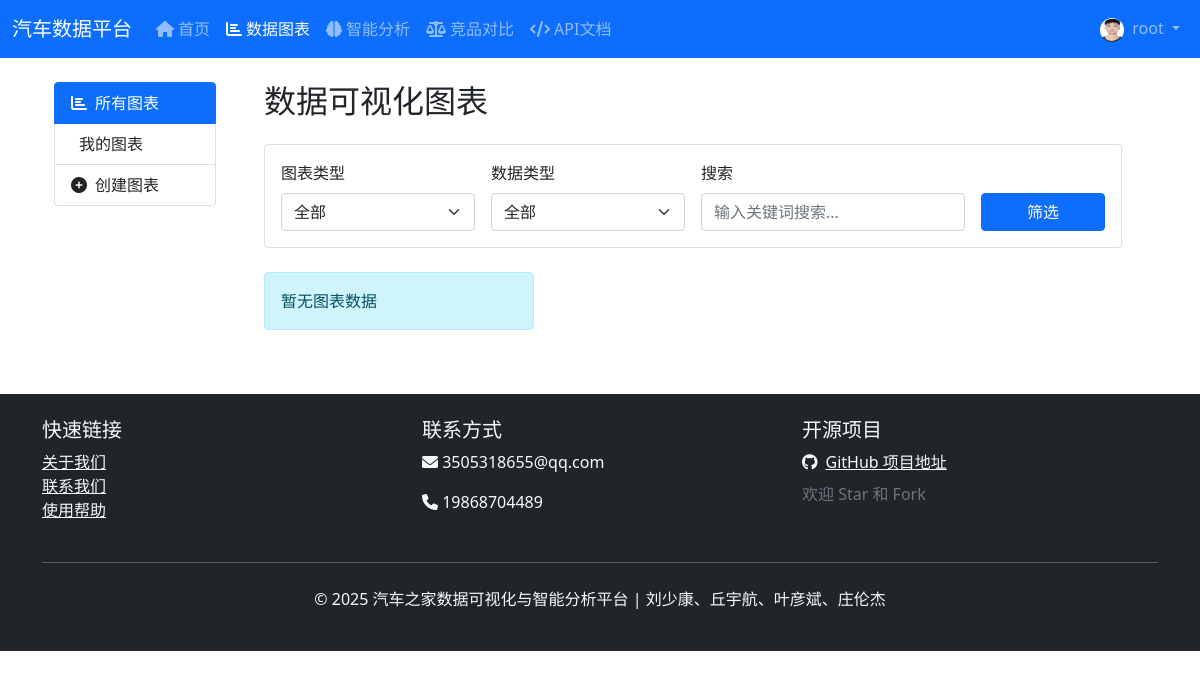
Page /visualization/charts/ (signed in) on the earlier database version.
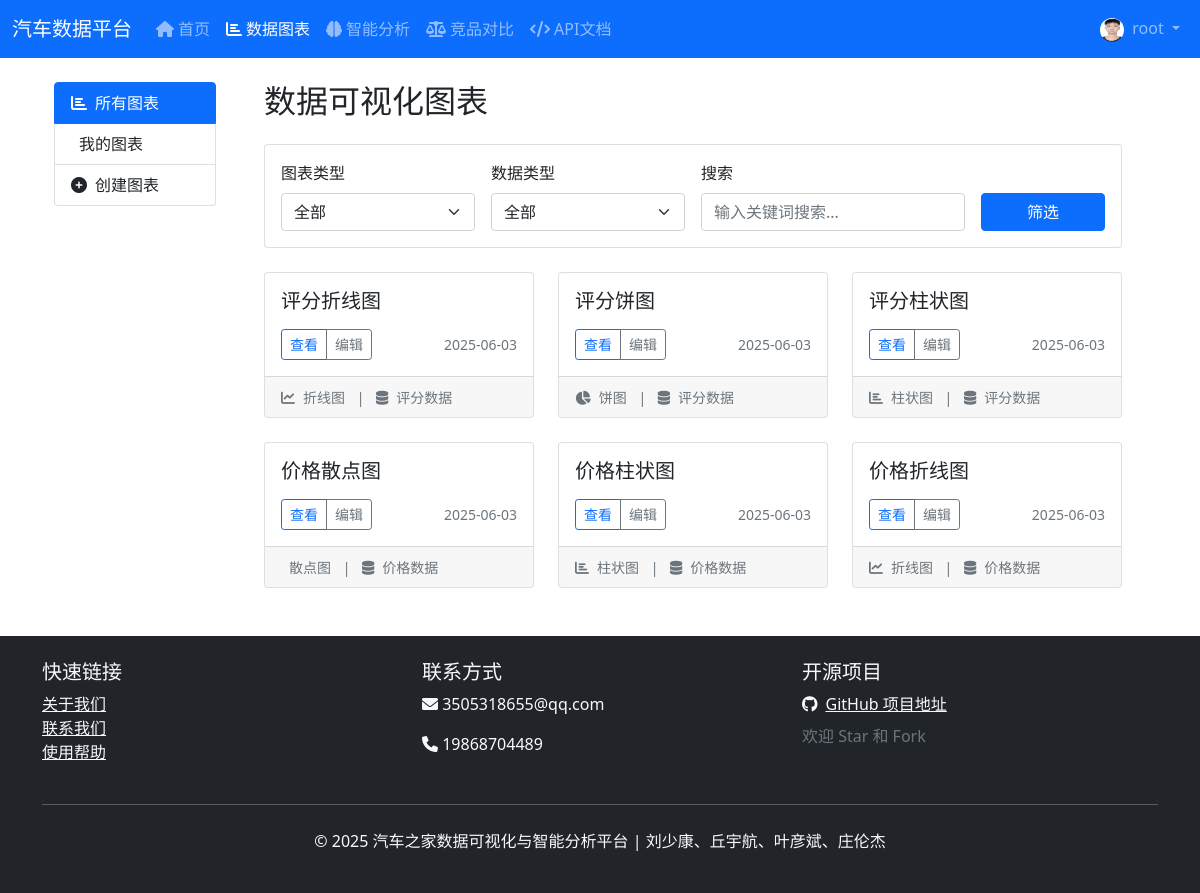
Same page on the later database version.
### visualization/models.py (models this page shows, shortened)
class Chart(models.Model):
    CHART_TYPES = (
        ('line', '折线图'),
        ('bar', '柱状图'),
        ('pie', '饼图'),
        ('scatter', '散点图'),
        ('heatmap', '热力图'),
        ('radar', '雷达图'),
    )
    DATA_TYPES = (
        ('sales', '销量数据'),
        ('price', '价格数据'),
        ('rating', '评分数据'),
        ('comment', '评论数据'),
    )
    title = models.CharField(max_length=100, verbose_name='图表标题')
    description = models.TextField(blank=True, null=True, verbose_name='图表描述')
    chart_type = models.CharField(max_length=20, choices=CHART_TYPES, verbose_name='图表类型')
    data_type = models.CharField(max_length=20, choices=DATA_TYPES, verbose_name='数据类型')
    config = models.JSONField(default=dict, verbose_name='图表配置')
    created_by = models.ForeignKey(User, on_delete=models.CASCADE, verbose_name='创建者')
    created_at = models.DateTimeField(default=timezone.now, verbose_name='创建时间')
    updated_at = models.DateTimeField(auto_now=True, verbose_name='更新时间')
    is_public = models.BooleanField(default=True, verbose_name='是否公开')
    class Meta:
        verbose_name = '图表'
        verbose_name_plural = verbose_name
        ordering = ['-created_at']

### visualization/views.py (the view)
# urls.py: path('charts/', views.chart_list, name='chart_list'),
def chart_list(request):
    charts = Chart.objects.filter(is_public=True).select_related('created_by').order_by('-created_at')
    paginator = Paginator(charts, 6)  # 每页显示6个图表
    page_number = request.GET.get('page')
    page_obj = paginator.get_page(page_number)
    return render(request, 'visualization/chart_list.html', {
        'charts': page_obj,
        'page_obj': page_obj
    })

### accounts/models.py (called while the page is built)
    def get_avatar_url(self):
        if self.avatar and self.avatar.url:
            return self.avatar.url
        return '/static/images/default-avatar.svg'

### templates/visualization/chart_list.html (shortened to what this page needs)
{% extends "visualization/base.html" %}
{% block visualization_content %}
<div class="container">
    <h2 class="mb-4">数据可视化图表</h2>
    <div class="card mb-4">
        <div class="card-body">
            <form method="get" class="row g-3">
                <div class="col-md-3">
                    <label for="chart_type" class="form-label">图表类型</label>
                    <select class="form-select" id="chart_type" name="chart_type">
                        <option value="">全部</option>
                    </select>
                </div>
                <div class="col-md-3">
                    <label for="data_type" class="form-label">数据类型</label>
                    <select class="form-select" id="data_type" name="data_type">
                        <option value="">全部</option>
                    </select>
                </div>
                <div class="col-md-4">
                    <label for="search" class="form-label">搜索</label>
                    <input type="text" class="form-control" id="search" name="search" value="{{ request.GET.search }}" placeholder="输入关键词搜索...">
                </div>
                <div class="col-md-2 d-flex align-items-end">
                    <button type="submit" class="btn btn-primary w-100">筛选</button>
                </div>
            </form>
        </div>
    </div>
    <div class="row row-cols-1 row-cols-md-3 g-4">
        {% for chart in charts %}
        <div class="col">
            <div class="card h-100">
                <div class="card-body">
                    <h5 class="card-title">{{ chart.title }}</h5>
                    <div class="d-flex justify-content-between align-items-center">
                        <div class="btn-group">
                            <a href="{% url 'visualization:chart_detail' chart.id %}" class="btn btn-sm btn-outline-primary">查看</a>
                            {% if user == chart.created_by %}
                            <a href="{% url 'visualization:chart_edit' chart.id %}" class="btn btn-sm btn-outline-secondary">编辑</a>
                            {% endif %}
                        </div>
                        <small class="text-muted">{{ chart.created_at|date:"Y-m-d" }}</small>
                    </div>
                </div>
                <div class="card-footer">
                    <small class="text-muted">
                        <i class="fas fa-chart-{{ chart.chart_type }} me-2"></i>{{ chart.get_chart_type_display }}
                        <span class="mx-2">|</span>
                        <i class="fas fa-database me-2"></i>{{ chart.get_data_type_display }}
                    </small>
                </div>
            </div>
        </div>
        {% empty %}
        <div class="col-12">
            <div class="alert alert-info" role="alert">
                暂无图表数据
            </div>
        </div>
        {% endfor %}
    </div>
</div>
{% endblock %}

Differences in the rows shown:
added Chart: title "评分折线图", shows "编辑", created_at "2025-06-03", chart_type "折线图", data_type "评分数据"
added Chart: title "评分饼图", shows "编辑", created_at "2025-06-03", chart_type "饼图", data_type "评分数据"
added Chart: title "评分柱状图", shows "编辑", created_at "2025-06-03", chart_type "柱状图", data_type "评分数据"
added Chart: title "价格散点图", shows "编辑", created_at "2025-06-03", chart_type "散点图", data_type "价格数据"
added Chart: title "价格柱状图", shows "编辑", created_at "2025-06-03", chart_type "柱状图", data_type "价格数据"
added Chart: title "价格折线图", shows "编辑", created_at "2025-06-03", chart_type "折线图", data_type "价格数据"
Other differences:
text no longer shown: "暂无图表数据"
